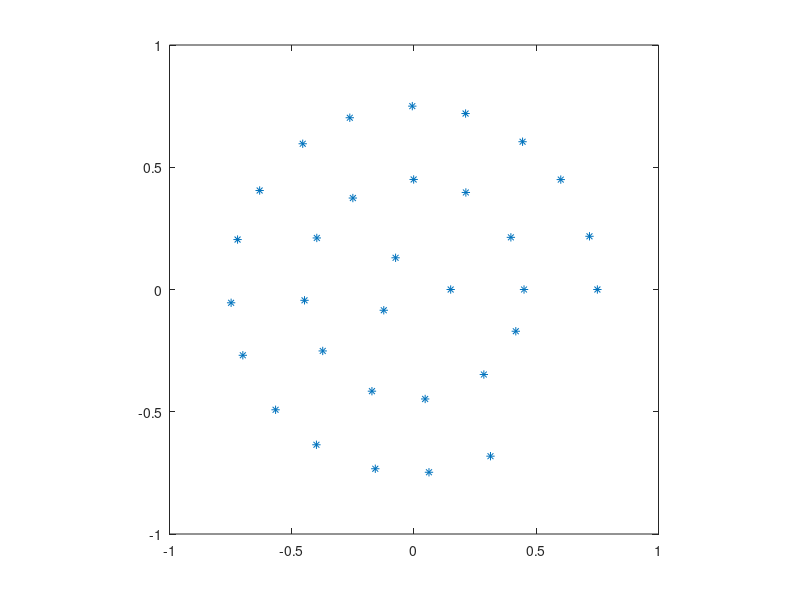

Write MATLAB code to recreate this figure.
clear all;
%%
f = 2000;
c = 340;
xmin = -1; xmax = 1;
ymin = -1; ymax = 1;

d1 = 0.22;
% d1 = 1.38*c/f;
d2 = d1+0.04;
% d2 = 1.42*c/f+0.035;
d = [d1 d2];

x = zeros(32,2);
k = 1;

R1 = 0.15;
R2 = 0.45;
R3 = 0.75;
phi11 = 2*asin(d1/R1/2);
phi12 = 2*asin(d2/R1/2);

polars = zeros(33,2);
k = 2;
while (polars(k-1,1)+ rem(k,2)*phi11 + (~rem(k,2))*phi12) < 2*pi - rem(k,2)*phi11 - (~rem(k,2))*phi12
    polars(k,1) = polars(k-1,1) + rem(k,2)*phi11 + (~rem(k,2))*phi12;
    k = k + 1;
end
polars(1:k-1,2) = R1;

polars(k,2) = R2;
k = k+1;
phi11 = 2*asin(d1/R2/2);
phi12 = 2*asin(d2/R2/2);
while polars(k-1,1)< 2*pi - rem(k,2)*phi11 - (~rem(k,2))*phi12
    polars(k,1) = polars(k-1,1) + rem(k,2)*phi11 + (~rem(k,2))*phi12;
    polars(k,2) = R2;
    k = k + 1;
end

polars(k,2) = R3;
k = k+1;
phi11 = 2*asin(d1/R3/2);
phi12 = 2*asin(d2/R3/2);
while polars(k-1,1)< 2*pi - rem(k,2)*phi11 - (~rem(k,2))*phi12
    polars(k,1) = polars(k-1,1) + rem(k,2)*phi11 + (~rem(k,2))*phi12;
    polars(k,2) = R3;
    k = k + 1;
end

[x(:,1), x(:,2)] = pol2cart(polars(1:32,1),polars(1:32,2));
% polars(2:k-1,2) = R2;

figure; plot(x(:,1),x(:,2),'*'); axis equal; axis([-1 1 -1 1]);
%% hist
n_mic = 32;
A1 = [x(1:n_mic,1);x(1:n_mic,2)]; clear x;
neighbours = 2;
dist = zeros(n_mic, n_mic);

distances = zeros(n_mic, neighbours, 1);
mean_distances = zeros(neighbours, 1);

for j = 1:n_mic-1
    x = A1(j) - A1(j+1:n_mic);
    y = A1(j+n_mic) - A1(j+1+n_mic:end);
    dist(j, 1+j:n_mic) = sqrt(x.^2 + y.^2);
end
dist = dist + dist';
dist = sort(dist,1);

distances(:, :) = dist(2:neighbours+1,:)';
mean_distances(:) = mean(distances(:, :))';
% dist = zeros(n_mic, n_mic);